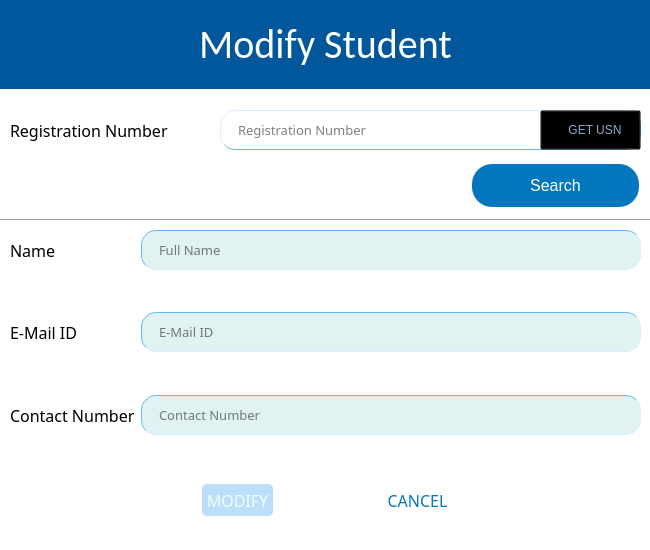
<?xml version="1.0" encoding="UTF-8"?>
<ui version="4.0">
 <class>modify_student</class>
 <widget class="QWidget" name="modify_student">
  <property name="geometry">
   <rect>
    <x>0</x>
    <y>0</y>
    <width>650</width>
    <height>550</height>
   </rect>
  </property>
  <property name="minimumSize">
   <size>
    <width>650</width>
    <height>550</height>
   </size>
  </property>
  <property name="maximumSize">
   <size>
    <width>650</width>
    <height>550</height>
   </size>
  </property>
  <property name="windowTitle">
   <string>Modify Student</string>
  </property>
  <widget class="QPushButton" name="confirmButton">
   <property name="enabled">
    <bool>false</bool>
   </property>
   <property name="geometry">
    <rect>
     <x>200</x>
     <y>480</y>
     <width>75</width>
     <height>40</height>
    </rect>
   </property>
   <property name="font">
    <font>
     <family>Slate For OnePlus Medium</family>
     <pointsize>-1</pointsize>
     <weight>7</weight>
     <italic>false</italic>
     <bold>false</bold>
    </font>
   </property>
   <property name="styleSheet">
    <string notr="true">#confirmButton{
	font: 57 8pt &quot;Slate For OnePlus Medium&quot;;
background-color:#0277BD;
    color: white;
    padding: 5px;
    text-align: center;
    font-size: 16px;
    margin: 4px 2px;
border-radius: 5px;
}
#confirmButton:hover{
background-color:#01579B;

}
#confirmButton:pressed{
background-color:#1A237E;
}
#confirmButton:disabled{
background-color:#bbdefb;
color: #eeffff;
}
</string>
   </property>
   <property name="text">
    <string>MODIFY</string>
   </property>
  </widget>
  <widget class="QPushButton" name="cancelButton">
   <property name="geometry">
    <rect>
     <x>380</x>
     <y>480</y>
     <width>75</width>
     <height>40</height>
    </rect>
   </property>
   <property name="font">
    <font>
     <family>Slate For OnePlus Medium</family>
     <pointsize>-1</pointsize>
     <weight>7</weight>
     <italic>false</italic>
     <bold>false</bold>
    </font>
   </property>
   <property name="styleSheet">
    <string notr="true">#cancelButton{
background-color:white;
color:#0277BD;
	font: 57 8pt &quot;Slate For OnePlus Medium&quot;;
    color: #0277BD;
    padding: 5px;
    text-align: center;
    font-size: 16px;
    margin: 0px;
border-radius: 0px;
}
#cancelButton:hover{
background-color:#01579B;
	font: 87 8pt &quot;Roboto Black&quot;;
    color: white;
    padding: 5px;
    text-align: center;
    font-size: 16px;
    margin: 4px 2px;
border-radius: 5px;
}
#cancelButton:pressed{
background-color:#1A237E;
}</string>
   </property>
   <property name="text">
    <string>CANCEL</string>
   </property>
   <property name="shortcut">
    <string>Esc</string>
   </property>
  </widget>
  <widget class="QWidget" name="formLayoutWidget">
   <property name="geometry">
    <rect>
     <x>10</x>
     <y>230</y>
     <width>631</width>
     <height>241</height>
    </rect>
   </property>
   <layout class="QFormLayout" name="formLayout">
    <property name="sizeConstraint">
     <enum>QLayout::SetDefaultConstraint</enum>
    </property>
    <item row="3" column="0">
     <widget class="QLabel" name="labelName">
      <property name="minimumSize">
       <size>
        <width>0</width>
        <height>40</height>
       </size>
      </property>
      <property name="font">
       <font>
        <family>Slate For OnePlus BK</family>
        <pointsize>12</pointsize>
        <weight>7</weight>
        <italic>false</italic>
        <bold>false</bold>
       </font>
      </property>
      <property name="styleSheet">
       <string notr="true">font: 57 12pt &quot;Slate For OnePlus BK&quot;;</string>
      </property>
      <property name="text">
       <string>Name</string>
      </property>
     </widget>
    </item>
    <item row="3" column="1">
     <widget class="QLineEdit" name="enterName">
      <property name="enabled">
       <bool>false</bool>
      </property>
      <property name="minimumSize">
       <size>
        <width>430</width>
        <height>40</height>
       </size>
      </property>
      <property name="font">
       <font>
        <family>Slate For OnePlus</family>
        <pointsize>10</pointsize>
        <weight>7</weight>
        <italic>false</italic>
        <bold>false</bold>
       </font>
      </property>
      <property name="styleSheet">
       <string notr="true">#enterName{
background-color: white;
border-color: #64B5F6;
border-style: outset;
border-width: 1px;
border-radius: 15px;
font: 57 10pt &quot;Slate For OnePlus&quot;;
padding: 6px;
padding-left: 15px;
}
#enterName:hover {
    border-style: inset;
}
#enterName:focus {
    background-color: #E3F2FD;
    border-style: inset;
}
#enterName:disabled {
    background-color: #e0f2f1;
    border-style: inset;
}
</string>
      </property>
      <property name="placeholderText">
       <string>Full Name</string>
      </property>
      <property name="clearButtonEnabled">
       <bool>true</bool>
      </property>
     </widget>
    </item>
    <item row="4" column="0">
     <spacer name="verticalSpacer">
      <property name="orientation">
       <enum>Qt::Vertical</enum>
      </property>
      <property name="sizeHint" stdset="0">
       <size>
        <width>20</width>
        <height>40</height>
       </size>
      </property>
     </spacer>
    </item>
    <item row="5" column="0">
     <widget class="QLabel" name="labelEmail">
      <property name="minimumSize">
       <size>
        <width>0</width>
        <height>40</height>
       </size>
      </property>
      <property name="font">
       <font>
        <family>Slate For OnePlus BK</family>
        <pointsize>12</pointsize>
        <weight>7</weight>
        <italic>false</italic>
        <bold>false</bold>
       </font>
      </property>
      <property name="styleSheet">
       <string notr="true">font: 57 12pt &quot;Slate For OnePlus BK&quot;;</string>
      </property>
      <property name="text">
       <string>E-Mail ID</string>
      </property>
     </widget>
    </item>
    <item row="5" column="1">
     <widget class="QLineEdit" name="enterEmail">
      <property name="enabled">
       <bool>false</bool>
      </property>
      <property name="minimumSize">
       <size>
        <width>430</width>
        <height>40</height>
       </size>
      </property>
      <property name="font">
       <font>
        <family>Slate For OnePlus</family>
        <pointsize>10</pointsize>
        <weight>7</weight>
        <italic>false</italic>
        <bold>false</bold>
       </font>
      </property>
      <property name="styleSheet">
       <string notr="true">#enterEmail{
background-color: white;
border-color: #64B5F6;
border-style: outset;
border-width: 1px;
border-radius: 15px;
font: 57 10pt &quot;Slate For OnePlus&quot;;
padding: 6px;
padding-left: 15px;
}
#enterEmail:hover {
    border-style: inset;
}
#enterEmail:focus {
    background-color: #E3F2FD;
    border-style: inset;
}
#enterEmail:disabled {
    background-color: #e0f2f1;
    border-style: inset;
}
</string>
      </property>
      <property name="placeholderText">
       <string>E-Mail ID</string>
      </property>
      <property name="clearButtonEnabled">
       <bool>true</bool>
      </property>
     </widget>
    </item>
    <item row="6" column="0">
     <spacer name="verticalSpacer_2">
      <property name="orientation">
       <enum>Qt::Vertical</enum>
      </property>
      <property name="sizeHint" stdset="0">
       <size>
        <width>20</width>
        <height>40</height>
       </size>
      </property>
     </spacer>
    </item>
    <item row="7" column="0">
     <widget class="QLabel" name="labelContact">
      <property name="minimumSize">
       <size>
        <width>0</width>
        <height>40</height>
       </size>
      </property>
      <property name="font">
       <font>
        <family>Slate For OnePlus BK</family>
        <pointsize>12</pointsize>
        <weight>7</weight>
        <italic>false</italic>
        <bold>false</bold>
       </font>
      </property>
      <property name="styleSheet">
       <string notr="true">font: 57 12pt &quot;Slate For OnePlus BK&quot;;</string>
      </property>
      <property name="text">
       <string>Contact Number</string>
      </property>
     </widget>
    </item>
    <item row="7" column="1">
     <widget class="QLineEdit" name="enterContact">
      <property name="enabled">
       <bool>false</bool>
      </property>
      <property name="minimumSize">
       <size>
        <width>430</width>
        <height>40</height>
       </size>
      </property>
      <property name="font">
       <font>
        <family>Slate For OnePlus</family>
        <pointsize>10</pointsize>
        <weight>7</weight>
        <italic>false</italic>
        <bold>false</bold>
       </font>
      </property>
      <property name="styleSheet">
       <string notr="true">#enterContact{
background-color: white;
border-color: #64B5F6;
border-style: outset;
border-width: 1px;
border-radius: 15px;
font: 57 10pt &quot;Slate For OnePlus&quot;;
padding: 6px;
padding-left: 15px;
}
#enterContact:hover {
    border-style: inset;
}
#enterContact:focus {
    background-color: #E3F2FD;
    border-style: inset;
}
#enterContact:disabled {
    background-color: #e0f2f1;
    border-style: inset;
}
</string>
      </property>
      <property name="placeholderText">
       <string>Contact Number</string>
      </property>
      <property name="clearButtonEnabled">
       <bool>true</bool>
      </property>
     </widget>
    </item>
    <item row="8" column="0">
     <spacer name="verticalSpacer_3">
      <property name="orientation">
       <enum>Qt::Vertical</enum>
      </property>
      <property name="sizeHint" stdset="0">
       <size>
        <width>20</width>
        <height>40</height>
       </size>
      </property>
     </spacer>
    </item>
   </layout>
  </widget>
  <widget class="QLabel" name="MAINLABEL">
   <property name="geometry">
    <rect>
     <x>0</x>
     <y>-2</y>
     <width>651</width>
     <height>91</height>
    </rect>
   </property>
   <property name="font">
    <font>
     <family>Calibri</family>
     <pointsize>30</pointsize>
     <weight>50</weight>
     <italic>false</italic>
     <bold>false</bold>
    </font>
   </property>
   <property name="styleSheet">
    <string notr="true">font: 57 22pt &quot;Slate For OnePlus Medium&quot;;
color: #ffffff;
background-color:#01579B;font: 30pt &quot;Calibri&quot;;
color: #ffffff</string>
   </property>
   <property name="text">
    <string>Modify Student</string>
   </property>
   <property name="alignment">
    <set>Qt::AlignCenter</set>
   </property>
  </widget>
  <widget class="QLabel" name="label_2">
   <property name="geometry">
    <rect>
     <x>-30</x>
     <y>82</y>
     <width>731</width>
     <height>551</height>
    </rect>
   </property>
   <property name="styleSheet">
    <string notr="true">background-color:#ffffff</string>
   </property>
   <property name="text">
    <string/>
   </property>
  </widget>
  <widget class="Line" name="line">
   <property name="geometry">
    <rect>
     <x>-20</x>
     <y>210</y>
     <width>681</width>
     <height>20</height>
    </rect>
   </property>
   <property name="orientation">
    <enum>Qt::Horizontal</enum>
   </property>
  </widget>
  <widget class="QPushButton" name="searchRgno">
   <property name="geometry">
    <rect>
     <x>540</x>
     <y>110</y>
     <width>101</width>
     <height>40</height>
    </rect>
   </property>
   <property name="minimumSize">
    <size>
     <width>0</width>
     <height>40</height>
    </size>
   </property>
   <property name="styleSheet">
    <string notr="true">#searchRgno{background-color: transparent;
border-color: transparent;
font: 57 10pt &quot;Slate For OnePlus Medium&quot;;
padding: 6px;
padding-left: 15px;
color:#8aacc8;
}
#searchRgno:hover{
background-color: #003c8f;
border-color: #003c8f;
border-style: outset;
border-width: 1px;
border-radius: 15px;
font: 57 10pt &quot;Slate For OnePlus Medium&quot;;
padding: 6px;
padding-left: 15px;
color:white
}
#searchRgno:pressed {
   background-color: #000051;
border-color: #000051;
border-style: outset;
border-width: 1px;
border-radius: 15px;
font: 57 10pt &quot;Slate For OnePlus Medium&quot;;
padding: 6px;
padding-left: 15px;
color:white
}</string>
   </property>
   <property name="text">
    <string>GET USN</string>
   </property>
  </widget>
  <widget class="QPushButton" name="searchButton">
   <property name="geometry">
    <rect>
     <x>470</x>
     <y>160</y>
     <width>171</width>
     <height>51</height>
    </rect>
   </property>
   <property name="minimumSize">
    <size>
     <width>0</width>
     <height>40</height>
    </size>
   </property>
   <property name="styleSheet">
    <string notr="true">#searchButton{
	font: 57 8pt &quot;Slate For OnePlus Medium&quot;;
background-color:#0277BD;
    color: white;
    padding: 5px;
    text-align: center;
    font-size: 16px;
    margin: 4px 2px;
border-radius: 20px;
}
#searchButton:hover{
background-color:#01579B;

}
#searchButton:pressed{
background-color:#1A237E;
}</string>
   </property>
   <property name="text">
    <string>Search</string>
   </property>
   <property name="shortcut">
    <string>Return</string>
   </property>
  </widget>
  <widget class="QLineEdit" name="enterReg">
   <property name="geometry">
    <rect>
     <x>220</x>
     <y>110</y>
     <width>421</width>
     <height>40</height>
    </rect>
   </property>
   <property name="minimumSize">
    <size>
     <width>300</width>
     <height>40</height>
    </size>
   </property>
   <property name="font">
    <font>
     <family>Slate For OnePlus</family>
     <pointsize>10</pointsize>
     <weight>7</weight>
     <italic>false</italic>
     <bold>false</bold>
    </font>
   </property>
   <property name="styleSheet">
    <string notr="true">#enterReg{
background-color: white;
border-color: #64B5F6;
border-style: outset;
border-width: 1px;
border-radius: 15px;
font: 57 10pt &quot;Slate For OnePlus&quot;;
padding: 6px;
padding-left: 15px;

}
#enterReg:hover {
    border-style: inset;
}
#enterReg:focus {
    background-color: #E3F2FD;
    border-style: inset;
}</string>
   </property>
   <property name="placeholderText">
    <string>Registration Number</string>
   </property>
   <property name="clearButtonEnabled">
    <bool>true</bool>
   </property>
  </widget>
  <widget class="QLabel" name="labelReg">
   <property name="geometry">
    <rect>
     <x>10</x>
     <y>110</y>
     <width>191</width>
     <height>40</height>
    </rect>
   </property>
   <property name="minimumSize">
    <size>
     <width>0</width>
     <height>40</height>
    </size>
   </property>
   <property name="font">
    <font>
     <family>Slate For OnePlus BK</family>
     <pointsize>12</pointsize>
     <weight>7</weight>
     <italic>false</italic>
     <bold>false</bold>
    </font>
   </property>
   <property name="styleSheet">
    <string notr="true">font: 57 12pt &quot;Slate For OnePlus BK&quot;;</string>
   </property>
   <property name="text">
    <string>Registration Number</string>
   </property>
  </widget>
  <zorder>label_2</zorder>
  <zorder>confirmButton</zorder>
  <zorder>cancelButton</zorder>
  <zorder>formLayoutWidget</zorder>
  <zorder>MAINLABEL</zorder>
  <zorder>line</zorder>
  <zorder>searchButton</zorder>
  <zorder>enterReg</zorder>
  <zorder>labelReg</zorder>
  <zorder>searchRgno</zorder>
 </widget>
 <resources/>
 <connections/>
</ui>
